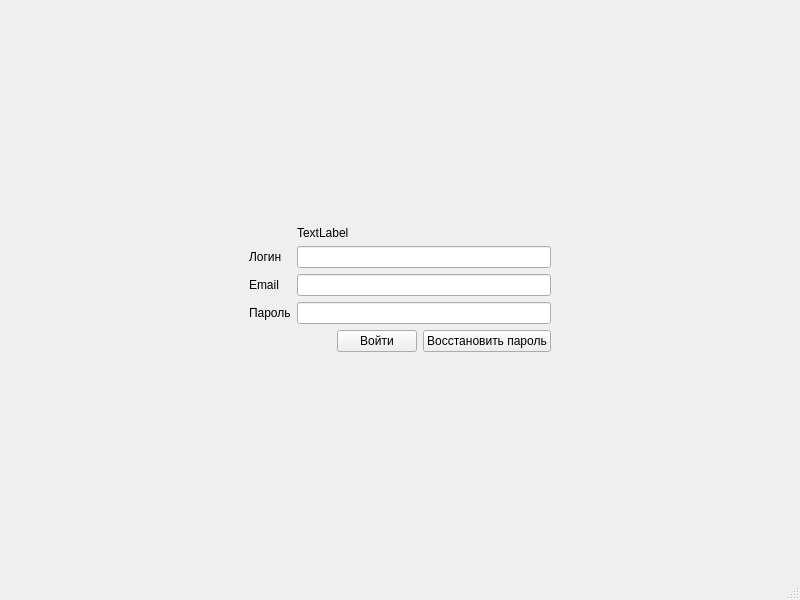
<?xml version="1.0" encoding="UTF-8"?>
<ui version="4.0">
 <class>MainWindow</class>
 <widget class="QMainWindow" name="MainWindow">
  <property name="geometry">
   <rect>
    <x>0</x>
    <y>0</y>
    <width>800</width>
    <height>600</height>
   </rect>
  </property>
  <property name="windowTitle">
   <string>MainWindow</string>
  </property>
  <widget class="QWidget" name="centralwidget">
   <layout class="QGridLayout" name="gridLayout">
    <item row="1" column="1">
     <layout class="QFormLayout" name="formLayout">
      <item row="0" column="1">
       <widget class="QLabel" name="label_2">
        <property name="text">
         <string>TextLabel</string>
        </property>
       </widget>
      </item>
      <item row="2" column="0">
       <widget class="QLabel" name="label_4">
        <property name="text">
         <string>Email</string>
        </property>
       </widget>
      </item>
      <item row="2" column="1">
       <widget class="QLineEdit" name="Email"/>
      </item>
      <item row="3" column="0">
       <widget class="QLabel" name="label_5">
        <property name="text">
         <string>Пароль</string>
        </property>
       </widget>
      </item>
      <item row="3" column="1">
       <widget class="QLineEdit" name="Password"/>
      </item>
      <item row="4" column="1">
       <layout class="QHBoxLayout" name="horizontalLayout_2">
        <item>
         <spacer name="horizontalSpacer">
          <property name="orientation">
           <enum>Qt::Horizontal</enum>
          </property>
          <property name="sizeHint" stdset="0">
           <size>
            <width>40</width>
            <height>20</height>
           </size>
          </property>
         </spacer>
        </item>
        <item>
         <widget class="QPushButton" name="btnEnter">
          <property name="text">
           <string>Войти</string>
          </property>
         </widget>
        </item>
        <item>
         <widget class="QPushButton" name="btnCreate">
          <property name="text">
           <string>Восстановить пароль</string>
          </property>
         </widget>
        </item>
       </layout>
      </item>
      <item row="1" column="1">
       <widget class="QLineEdit" name="Login"/>
      </item>
      <item row="1" column="0">
       <widget class="QLabel" name="label">
        <property name="text">
         <string>Логин</string>
        </property>
       </widget>
      </item>
     </layout>
    </item>
    <item row="2" column="1">
     <spacer name="verticalSpacer_2">
      <property name="orientation">
       <enum>Qt::Vertical</enum>
      </property>
      <property name="sizeHint" stdset="0">
       <size>
        <width>20</width>
        <height>40</height>
       </size>
      </property>
     </spacer>
    </item>
    <item row="1" column="4">
     <spacer name="horizontalSpacer_5">
      <property name="orientation">
       <enum>Qt::Horizontal</enum>
      </property>
      <property name="sizeHint" stdset="0">
       <size>
        <width>40</width>
        <height>20</height>
       </size>
      </property>
     </spacer>
    </item>
    <item row="1" column="0">
     <spacer name="horizontalSpacer_4">
      <property name="orientation">
       <enum>Qt::Horizontal</enum>
      </property>
      <property name="sizeHint" stdset="0">
       <size>
        <width>40</width>
        <height>20</height>
       </size>
      </property>
     </spacer>
    </item>
    <item row="0" column="1">
     <spacer name="verticalSpacer">
      <property name="orientation">
       <enum>Qt::Vertical</enum>
      </property>
      <property name="sizeHint" stdset="0">
       <size>
        <width>20</width>
        <height>40</height>
       </size>
      </property>
     </spacer>
    </item>
   </layout>
  </widget>
  <widget class="QMenuBar" name="menubar">
   <property name="geometry">
    <rect>
     <x>0</x>
     <y>0</y>
     <width>800</width>
     <height>26</height>
    </rect>
   </property>
  </widget>
  <widget class="QStatusBar" name="statusbar"/>
 </widget>
 <resources/>
 <connections/>
</ui>
